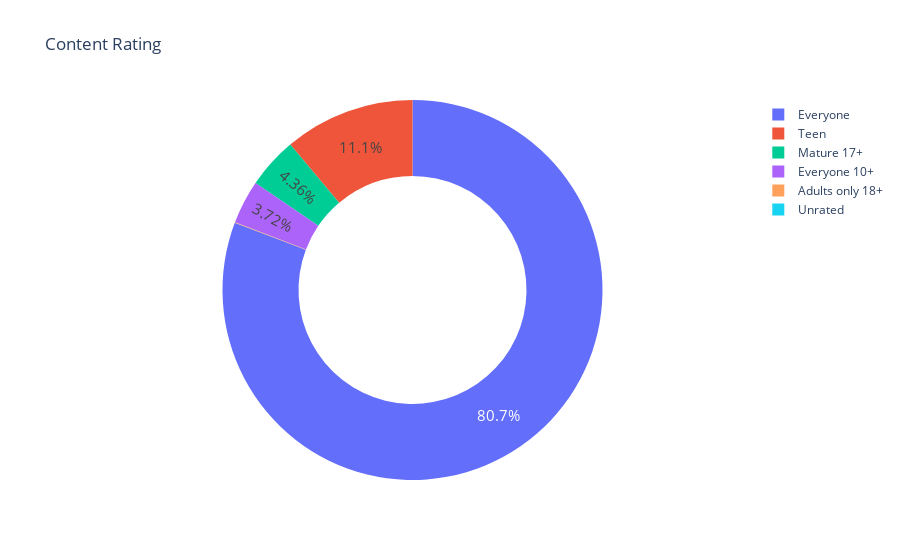

Notebook code cell kept with this figure:
### Code cell
fig = px.pie(
    labels=ratings.index,
    values=ratings.values,
    title="Content Rating",
    names=ratings.index,
    hole=0.6,
)
fig.update_traces(textposition="inside", textinfo="percent", textfont_size=15)
fig.show()

### Figure 1 — Plotly figure (JSON) as saved in the notebook; plotly's stock layout.template omitted (floating-point values rounded to 4 significant figures)
{"data": [{"domain": {"x": [0, 1], "y": [0, 1]}, "hole": 0.6, "hovertemplate": "label=%{label}<br>value=%{value}<extra></extra>", "labels": ["Everyone", "Teen", "Mature 17+", "Everyone 10+", "Adults only 18+", "Unrated"], "legendgroup": "", "name": "", "showlegend": true, "textfont": {"size": 15}, "textinfo": "percent", "textposition": "inside", "type": "pie", "values": [6619, 912, 357, 305, 3, 1]}], "layout": {"legend": {"tracegroupgap": 0}, "title": {"text": "Content Rating"}}}
